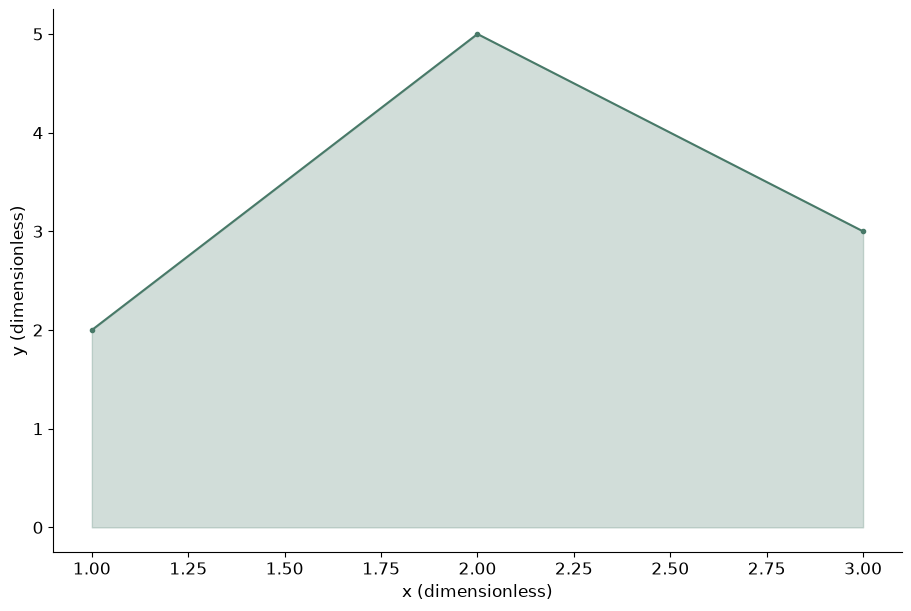

Generate this figure with Python:
# Tuyan deterministic figure renderer v1; values are immutable source data.
import json
import math
import numpy as np
import matplotlib
matplotlib.use('Agg')
import matplotlib.pyplot as plt
from matplotlib.patches import Circle
from matplotlib.colors import ListedColormap, BoundaryNorm
d = json.loads("{\"type\":\"area\",\"rows\":[{\"x\":1,\"y\":2,\"size\":2},{\"x\":2,\"y\":5,\"size\":4},{\"x\":3,\"y\":3,\"size\":3}],\"units\":{\"value\":\"dimensionless\",\"x\":\"dimensionless\",\"y\":\"dimensionless\",\"size\":\"dimensionless\",\"low\":\"dimensionless\",\"high\":\"dimensionless\",\"start\":\"dimensionless\",\"end\":\"dimensionless\",\"effect\":\"dimensionless\",\"p\":\"dimensionless\",\"mean\":\"dimensionless\",\"fpr\":\"dimensionless\",\"tpr\":\"dimensionless\",\"recall\":\"dimensionless\",\"precision\":\"dimensionless\",\"predicted\":\"dimensionless\",\"observed\":\"dimensionless\",\"count\":\"dimensionless\",\"a\":\"dimensionless\",\"b\":\"dimensionless\",\"se\":\"dimensionless\",\"u\":\"dimensionless\",\"v\":\"dimensionless\",\"time\":\"dimensionless\",\"event\":\"dimensionless\"},\"options\":{\"bandwidth\":0.5,\"bins\":5,\"nullValue\":0,\"initialValue\":0,\"levels\":[0.5,1,1.5]},\"analysis\":{\"method\":\"pca\",\"description\":\"Synthetic precomputed QA values; not a statistical analysis of research data.\",\"pKind\":\"p\"},\"variants\":[],\"pixels\":1024,\"plotStyle\":{\"width\":9,\"height\":6,\"fontSize\":12}}")
r, kind, opt = d['rows'], d['type'], d['options']
plt.rcParams.update({'font.size':d['plotStyle']['fontSize']})
fig, ax = plt.subplots(figsize=(d['plotStyle']['width'], d['plotStyle']['height']), layout='constrained')
fig.set_facecolor('white')
fig._tuyan_target_pixels = d['pixels']
colors = ['#487968','#c58b53','#647da6','#a77592','#a5a659']
labels = [str(row.get('label',i+1)) for i,row in enumerate(r)]
unit = d['units']
def col(name):
    return np.array([row[name] for row in r], dtype=float)
def grouped():
    names = list(dict.fromkeys([str(row.get('group','Data')) for row in r]))
    return names, [np.array([row['value'] for row in r if str(row.get('group','Data')) == name], dtype=float) for name in names]
def density(values):
    # User-specified positive bandwidth; no concealed automatic inference.
    bw=float(opt['bandwidth'])
    grid=np.linspace(float(min(values))-3*bw,float(max(values))+3*bw,256)
    z=(grid[:,None]-values[None,:])/bw
    return grid,np.exp(-0.5*z*z).mean(axis=1)/(bw*math.sqrt(2*math.pi))
if kind in ['bar','dotplot','lollipop','forest']:
    y=np.arange(len(r)); values=col('value')
    if kind=='bar':
        bars=ax.barh(y,values,color=colors[0]); assert np.allclose([b.get_width() for b in bars],values)
    elif kind=='lollipop':
        ax.hlines(y,0,values,color=colors[0]); ax.scatter(values,y,color=colors[0])
    elif kind=='forest':
        ax.errorbar(values,y,xerr=np.vstack([values-col('low'),col('high')-values]),fmt='o',color=colors[0],capsize=3)
        ax.axvline(float(opt['nullValue']),color='#969e96',linestyle='--')
    else: ax.scatter(values,y,color=colors[0])
    ax.set_yticks(y,labels);ax.invert_yaxis();ax.set_xlabel(unit['value'])
elif kind in ['dumbbell','gantt']:
    y=np.arange(len(r));start,end=col('start'),col('end')
    if kind=='gantt': ax.barh(y,end-start,left=start,color=colors[0])
    else:
        ax.hlines(y,start,end,color='#9da99e');ax.scatter(start,y,label=opt.get('startLabel','Start'),color=colors[0]);ax.scatter(end,y,label=opt.get('endLabel','End'),color=colors[1]);ax.legend()
    ax.set_yticks(y,labels);ax.invert_yaxis();ax.set_xlabel(unit['start'])
elif kind=='waterfall':
    values=col('value');start=float(opt['initialValue'])+np.r_[0,np.cumsum(values)[:-1]]
    ax.bar(np.arange(len(r)),values,bottom=start,color=[colors[0] if v>=0 else colors[1] for v in values]);ax.set_xticks(np.arange(len(r)),labels,rotation=30);ax.set_ylabel(unit['value']);ax.axhline(0,color='#adb3a9')
elif kind=='histogram':
    values=col('value');counts,edges=np.histogram(values,bins=opt['bins'])
    assert int(counts.sum())==len(values)
    artists=ax.bar(edges[:-1],counts,width=np.diff(edges),align='edge',color=colors[0],edgecolor='white')
    assert np.allclose([p.get_height() for p in artists],counts)
    ax.set_xlabel(unit['value']);ax.set_ylabel('Count')
elif kind=='stripplot':
    names,groups=grouped()
    for i,values in enumerate(groups):ax.scatter(np.full(len(values),i),values,color=colors[i%len(colors)],s=22,alpha=.7)
    ax.set_xticks(np.arange(len(names)),names);ax.set_ylabel(unit['value'])
elif kind in ['boxplot','violin','raincloud','density','ridgeline']:
    names,groups=grouped()
    if kind=='boxplot': ax.boxplot(groups,whis=1.5,showfliers=True);ax.set_xticks(np.arange(len(names))+1,names);ax.set_ylabel(unit['value'])
    elif kind=='violin':
        # bw_method is explicit to avoid a hidden bandwidth choice.
        ax.violinplot(groups,showmeans=False,showmedians=True,bw_method=float(opt['bandwidth']));ax.set_xticks(np.arange(len(names))+1,names);ax.set_ylabel(unit['value'])
    else:
        for i,values in enumerate(groups):
            grid,pdf=density(values); color=colors[i%len(colors)]
            if kind=='density': ax.plot(grid,pdf,color=color,label=names[i])
            else:
                base=float(i);scale=0.65/max(pdf) if max(pdf)>0 else 1
                ax.fill_between(grid,base,base+pdf*scale,color=color,alpha=0.45)
                if kind=='raincloud':
                    ax.scatter(values,np.full(len(values),base-0.15),color=color,s=15)
                    ax.boxplot([values],positions=[base-0.35],vert=False,widths=.15,whis=1.5,manage_ticks=False)
        ax.set_xlabel(unit['value'])
        if kind=='density':ax.set_ylabel('Density');ax.legend()
        else:ax.set_yticks(np.arange(len(names)),names)
elif kind=='ecdf':
    values=np.sort(col('value')); p=np.arange(1,len(values)+1)/len(values)
    line=ax.step(values,p,where='post',color=colors[0])[0];assert np.allclose(line.get_ydata(),p)
    ax.set_xlabel(unit['value']);ax.set_ylabel('Cumulative proportion');ax.set_ylim(0,1)
elif kind in ['line','area','scatter','bubble','ordination','ma_plot','volcano','roc','pr_curve','calibration','bland_altman','funnel_meta']:
    xname,yname='x','y'
    if kind=='ma_plot':xname,yname='mean','effect'
    if kind=='roc':xname,yname='fpr','tpr'
    if kind=='pr_curve':xname,yname='recall','precision'
    if kind=='calibration':xname,yname='predicted','observed'
    if kind=='funnel_meta':xname,yname='effect','se'
    if kind=='volcano':x=col('effect');y=-np.log10(col('p'));xlabel='Effect ('+unit['effect']+')';ylabel='-log10('+d['analysis']['pKind']+')'
    elif kind=='bland_altman':
        a,b=col('a'),col('b');x=(a+b)/2;y=a-b;bias=np.mean(y);sd=np.std(y,ddof=1)
        for line,label in [(bias,'Mean difference'),(bias-1.96*sd,'Lower agreement limit'),(bias+1.96*sd,'Upper agreement limit')]:ax.axhline(line,color='#9a9f96',linestyle='--',label=label)
        ax.legend(fontsize=8);xlabel='Mean ('+unit['a']+')';ylabel='A - B ('+unit['a']+')'
    else:x,y=col(xname),col(yname);xlabel=xname+' ('+unit[xname]+')';ylabel=yname+' ('+unit[yname]+')'
    if kind in ['line','area','roc','pr_curve','calibration']:
        order=np.lexsort((y,x)) if kind=='roc' else np.argsort(x,kind='stable');x,y=x[order],y[order]
        artist=ax.plot(x,y,color=colors[0],marker='o',markersize=3)[0];assert np.allclose(artist.get_ydata(),y)
        if kind=='area':ax.fill_between(x,0,y,color=colors[0],alpha=.25)
    else:
        artist=ax.scatter(x,y,s=col('size')*float(opt.get('areaScale',20)) if kind=='bubble' else 26,color=colors[0]);assert np.allclose(artist.get_offsets(),np.column_stack([x,y]))
    ax.set_xlabel(xlabel);ax.set_ylabel(ylabel)
    if kind=='bubble':
        handles,legend_labels=artist.legend_elements(prop='sizes',num=3,func=lambda size:size/float(opt.get('areaScale',20)))
        ax.legend(handles,legend_labels,title='Area ('+unit['size']+')',fontsize=8)
    if kind in ['roc','calibration']:ax.plot([0,1],[0,1],linestyle='--',color='#adb3a9');ax.set_xlim(0,1);ax.set_ylim(0,1)
    if kind=='pr_curve':ax.set_xlim(0,1);ax.set_ylim(0,1)
    if kind=='funnel_meta':ax.invert_yaxis()
    if kind=='ordination':ax.text(.01,1.02,d['analysis']['method'].upper(),transform=ax.transAxes,fontsize=10)
elif kind in ['heatmap','adjacency_matrix','correlation_matrix','confusion_matrix','bubble_matrix','binary_matrix']:
    names_y=list(dict.fromkeys([str(row['row']) for row in r]));names_x=list(dict.fromkeys([str(row['column']) for row in r]))
    matrix=np.full((len(names_y),len(names_x)),np.nan)
    for row in r:matrix[names_y.index(str(row['row'])),names_x.index(str(row['column']))]=row['value']
    if kind=='bubble_matrix':
        for row in r:ax.scatter(names_x.index(str(row['column'])),names_y.index(str(row['row'])),s=row['value']*float(opt.get('areaScale',25)),color=colors[0])
        ax.invert_yaxis()
    elif kind=='binary_matrix':
        cmap=ListedColormap(['#f1f3ed','#487968']);cmap.set_bad('#b7b9b2')
        img=ax.pcolormesh(np.arange(len(names_x)+1)-.5,np.arange(len(names_y)+1)-.5,matrix,cmap=cmap,norm=BoundaryNorm([-.5,.5,1.5],2),shading='flat');ax.invert_yaxis();fig.colorbar(img,ax=ax,ticks=[0,1],label='0 absent / 1 present; grey missing')
        assert np.allclose(img.get_array(),matrix,equal_nan=True)
    else:
        img=ax.pcolormesh(np.arange(len(names_x)+1)-.5,np.arange(len(names_y)+1)-.5,matrix,cmap='RdBu_r' if kind=='correlation_matrix' else 'viridis',vmin=-1 if kind=='correlation_matrix' else None,vmax=1 if kind=='correlation_matrix' else None,shading='flat');ax.invert_yaxis();fig.colorbar(img,ax=ax,label=unit['value'])
        assert np.allclose(img.get_array(),matrix,equal_nan=True)
    ax.set_xticks(np.arange(len(names_x)),names_x,rotation=40,ha='right');ax.set_yticks(np.arange(len(names_y)),names_y)
    if kind=='confusion_matrix':ax.set_xlabel('Predicted class');ax.set_ylabel('True class')
elif kind=='pie':
    values=col('value');wedges,_=ax.pie(values,labels=labels,colors=colors,normalize=True)
    assert np.allclose([(w.theta2-w.theta1)/360 for w in wedges],values/sum(values),atol=1e-6)
elif kind=='rose':
    fig.delaxes(ax);ax=fig.add_subplot(111,projection='polar');values=col('value');theta=np.arange(len(r))*2*np.pi/len(r)
    ax.bar(theta,np.sqrt(values),width=2*np.pi/len(r),color=colors[0],edgecolor='white');ax.set_xticks(theta,labels);ax.set_ylabel('Radius = sqrt(value)')
elif kind in ['gene_track','protein_domain']:
    start,end=col('start'),col('end');ax.barh(np.arange(len(r)),end-start,left=start,color=colors[0]);ax.set_yticks(np.arange(len(r)),labels);ax.set_xlabel(unit['start']);ax.invert_yaxis()
elif kind=='vector_field':
    artist=ax.quiver(col('x'),col('y'),col('u'),col('v'),angles='xy',scale_units='xy',scale=1,color=colors[0]);ax.set_xlabel(unit['x']);ax.set_ylabel(unit['y']);ax.set_aspect('equal')
elif kind=='contour':
    xs=np.unique(col('x'));ys=np.unique(col('y'));z=np.full((len(ys),len(xs)),np.nan)
    for row in r:z[list(ys).index(row['y']),list(xs).index(row['x'])]=row['value']
    cs=ax.contour(xs,ys,z,levels=opt['levels'])
    for label in ax.clabel(cs,inline=False,fontsize=8):label.set_bbox({'facecolor':'white','edgecolor':'none','pad':1})
    ax.set_xlabel(unit['x']);ax.set_ylabel(unit['y'])
elif kind=='kaplan_meier':
    names=list(dict.fromkeys([str(row.get('group','Data')) for row in r]))
    for i,name in enumerate(names):
        data=[row for row in r if str(row.get('group','Data'))==name];times=sorted(set(row['time'] for row in data));xs=[0.];ys=[1.];s=1.
        for t in times:
            risk=sum(row['time']>=t for row in data);events=sum(row['time']==t and row['event']==1 for row in data)
            s=s*(1-events/risk);xs.append(t);ys.append(s)
            cens=sum(row['time']==t and row['event']==0 for row in data)
            if cens:ax.plot(t,s,marker='+',color=colors[i%len(colors)])
        ax.step(xs,ys,where='post',label=name,color=colors[i%len(colors)])
    ax.set_ylim(0,1.03);ax.set_ylabel('Survival probability (no CI estimated)');ax.set_xlabel(unit['time']);ax.legend()
elif kind in ['venn','upset']:
    names=[row['set'] for row in r];sets=[set(row['members']) for row in r];members=set().union(*sets);counts={}
    for item in members:
        mask=tuple(item in s for s in sets);counts[mask]=counts.get(mask,0)+1
    if kind=='venn':
        for x,color,name in [(0.4,colors[0],names[0]),(.65,colors[1],names[1])]:ax.add_patch(Circle((x,.5),.23,facecolor=color,alpha=.25));ax.text(x,.78,name,ha='center')
        for x,key in [(.29,(True,False)),(.525,(True,True)),(.76,(False,True))]:ax.text(x,.5,str(counts.get(key,0)),ha='center')
        ax.set_xlim(0,1.05);ax.set_ylim(0,1);ax.set_aspect('equal');ax.axis('off');ax.text(.5,.1,'Areas are schematic; labels show exact counts',ha='center',fontsize=8)
    else:
        masks=sorted(counts,key=lambda m:(-counts[m],m));ax.bar(np.arange(len(masks)),[counts[m] for m in masks],color=colors[0]);ax.set_xticks(np.arange(len(masks)),[' & '.join(names[i] for i,v in enumerate(m) if v) for m in masks],rotation=35,ha='right');ax.set_ylabel('Exclusive intersection size')
        # Membership matrix below bars is necessary to distinguish UpSet from a bar chart.
        matrix_ax=ax.inset_axes([0,-.48,1,.27]);matrix_ax.set_xlim(-.5,len(masks)-.5)
        for j,m in enumerate(masks):
            ys=[i for i,v in enumerate(m) if v];matrix_ax.plot([j]*len(ys),ys,color=colors[0]);matrix_ax.scatter([j]*len(names),np.arange(len(names)),color=[colors[0] if v else '#dde1d8' for v in m])
        matrix_ax.set_yticks(np.arange(len(names)),names);matrix_ax.set_xticks([]);matrix_ax.invert_yaxis()

checks={}
computed={}
def audit(name,actual,expected,atol=1e-8):
    a=np.asarray(actual,dtype=float);e=np.asarray(expected,dtype=float)
    assert a.shape==e.shape and np.allclose(a,e,rtol=1e-7,atol=atol,equal_nan=True), 'Numeric artist mismatch: '+name
    mask=np.isfinite(a)&np.isfinite(e)
    error=float(np.max(np.abs(a[mask]-e[mask]))) if np.any(mask) else 0.
    checks[name]={'count':int(a.size),'absoluteError':error,'passed':True}
if kind=='bar':audit('bar_widths',[p.get_width() for p in ax.patches],col('value'))
elif kind in ['dotplot','lollipop']:audit('point_values',ax.collections[-1].get_offsets()[:,0],col('value'))
elif kind=='forest':
    audit('point_estimates',ax.lines[0].get_xdata(),col('value'))
    audit('intervals',np.array(ax.collections[0].get_segments())[:,:,0],np.column_stack([col('low'),col('high')]))
elif kind=='dumbbell':
    audit('start_points',ax.collections[1].get_offsets()[:,0],col('start'));audit('end_points',ax.collections[2].get_offsets()[:,0],col('end'))
elif kind=='gantt':
    audit('interval_start',[p.get_x() for p in ax.patches],col('start'));audit('interval_width',[p.get_width() for p in ax.patches],col('end')-col('start'))
elif kind=='waterfall':
    audit('increments',[p.get_height() for p in ax.patches],col('value'));audit('cumulative_baselines',[p.get_y() for p in ax.patches],float(opt['initialValue'])+np.r_[0,np.cumsum(col('value'))[:-1]])
    computed['cumulativeValues']=(float(opt['initialValue'])+np.cumsum(col('value'))).tolist()
elif kind=='histogram':
    audit('bin_heights',[p.get_height() for p in ax.patches],counts);audit('total_count',[sum(p.get_height() for p in ax.patches)],[len(r)]);computed['binEdges']=edges.tolist();computed['binCounts']=counts.tolist()
elif kind=='stripplot':
    for i,values in enumerate(groups):audit('observations_'+str(i),ax.collections[i].get_offsets()[:,1],values)
elif kind=='boxplot':
    for i,values in enumerate(groups):audit('median_'+str(i),ax.lines[i*7+5].get_ydata(),[np.median(values)]*2)
elif kind=='violin':
    medians=ax.collections[-1].get_segments();audit('medians',[x[0,1] for x in medians],[np.median(v) for v in groups])
elif kind in ['density','ridgeline','raincloud']:
    computed['bandwidth']=float(opt['bandwidth']);computed['groupSizes']=[len(v) for v in groups]
    for i,values in enumerate(groups):
        grid,pdf=density(values)
        if kind=='density':audit('density_'+str(i),ax.lines[i].get_ydata(),pdf)
        else:
            top=np.column_stack([grid,i+pdf*(.65/max(pdf))]);bottom=np.column_stack([grid,np.full(len(grid),i)])
            expected=np.vstack([top[0],bottom,top[-1],top[::-1],top[0]])
            audit('density_polygon_'+str(i),ax.collections[i*(2 if kind=='raincloud' else 1)].get_paths()[0].vertices,expected)
        if kind=='raincloud':audit('observations_'+str(i),ax.collections[i*2+1].get_offsets()[:,0],values)
elif kind=='ecdf':
    audit('ecdf_sorted_values',ax.lines[0].get_xdata(),np.sort(col('value')));audit('ecdf_probability',ax.lines[0].get_ydata(),np.arange(1,len(r)+1)/len(r))
elif kind in ['line','area','roc','pr_curve','calibration']:audit('plotted_xy',np.column_stack([artist.get_xdata(),artist.get_ydata()]),np.column_stack([x,y]))
elif kind in ['scatter','bubble','ordination','ma_plot','volcano','bland_altman','funnel_meta']:
    audit('point_coordinates',artist.get_offsets(),np.column_stack([x,y]))
    if kind=='bubble':audit('marker_area',artist.get_sizes(),col('size')*float(opt.get('areaScale',20)))
    if kind=='volcano':computed['negativeLog10P']=y.tolist()
    if kind=='bland_altman':
        audit('agreement_limits',[ln.get_ydata()[0] for ln in ax.lines[:3]],[bias,bias-1.96*sd,bias+1.96*sd]);computed.update({'meanDifference':float(bias),'sampleSdDifference':float(sd),'limits':[float(bias-1.96*sd),float(bias+1.96*sd)]})
elif kind in ['heatmap','adjacency_matrix','correlation_matrix','confusion_matrix','binary_matrix']:audit('matrix_cells',img.get_array(),matrix);computed['missingCells']=int(np.isnan(matrix).sum())
elif kind=='bubble_matrix':audit('marker_areas',[c.get_sizes()[0] for c in ax.collections],col('value')*float(opt.get('areaScale',25)))
elif kind=='pie':audit('angular_proportions',[(w.theta2-w.theta1)/360 for w in wedges],col('value')/sum(col('value')),1e-6)
elif kind=='rose':audit('area_proportions',[p.get_height()**2 for p in ax.patches],col('value'))
elif kind=='vector_field':audit('vectors',np.column_stack([artist.U,artist.V]),np.column_stack([col('u'),col('v')]))
elif kind=='contour':
    audit('contour_levels',cs.levels,opt['levels'])
    for level,path in zip(cs.levels,cs.get_paths()):
        points=path.vertices
        if len(points)==0:continue
        assert np.all(points[:,0]>=xs[0]) and np.all(points[:,0]<=xs[-1]) and np.all(points[:,1]>=ys[0]) and np.all(points[:,1]<=ys[-1]), 'Contour outside data grid'
        ix=np.clip(np.searchsorted(xs,points[:,0],side='right')-1,0,len(xs)-2);iy=np.clip(np.searchsorted(ys,points[:,1],side='right')-1,0,len(ys)-2)
        tx=(points[:,0]-xs[ix])/(xs[ix+1]-xs[ix]);ty=(points[:,1]-ys[iy])/(ys[iy+1]-ys[iy])
        interpolated=(1-tx)*(1-ty)*z[iy,ix]+tx*(1-ty)*z[iy,ix+1]+(1-tx)*ty*z[iy+1,ix]+tx*ty*z[iy+1,ix+1]
        audit('contour_vertices_'+str(float(level)),interpolated,np.full(len(points),level))
    computed['gridShape']=list(z.shape)
elif kind=='kaplan_meier':
    survival_lines=[ln for ln in ax.lines if ln.get_drawstyle()=='steps-post']
    for i,name in enumerate(names):
        data=[row for row in r if str(row.get('group','Data'))==name];prob=1.;expected=[1.]
        for t in sorted(set(row['time'] for row in data)):
            prob*=1-sum(row['time']==t and row['event']==1 for row in data)/sum(row['time']>=t for row in data);expected.append(prob)
        audit('survival_'+str(i),survival_lines[i].get_ydata(),expected)
        computed[name]={'survival':expected}
elif kind=='venn':audit('intersection_labels',[float(t.get_text()) for t in ax.texts[2:5]],[counts.get((True,False),0),counts.get((True,True),0),counts.get((False,True),0)])
elif kind=='upset':audit('exclusive_intersections',[p.get_height() for p in ax.patches],[counts[m] for m in masks]);audit('union_size',[sum(p.get_height() for p in ax.patches)],[len(members)])
assert checks, 'Missing numeric audit for '+kind
fig._tuyan_validation={'typeId':kind,'checks':checks,'computations':computed,'analysis':d['analysis'],'suppliedFields':list(r[0]),'dataSourcePolicy':'User supplied values; artist checks do not establish source authenticity or study validity.'}

for collection in fig.findobj(matplotlib.collections.Collection):collection.set_rasterized(False)
for spine in ['top','right']:
    if spine in ax.spines: ax.spines[spine].set_visible(False)
